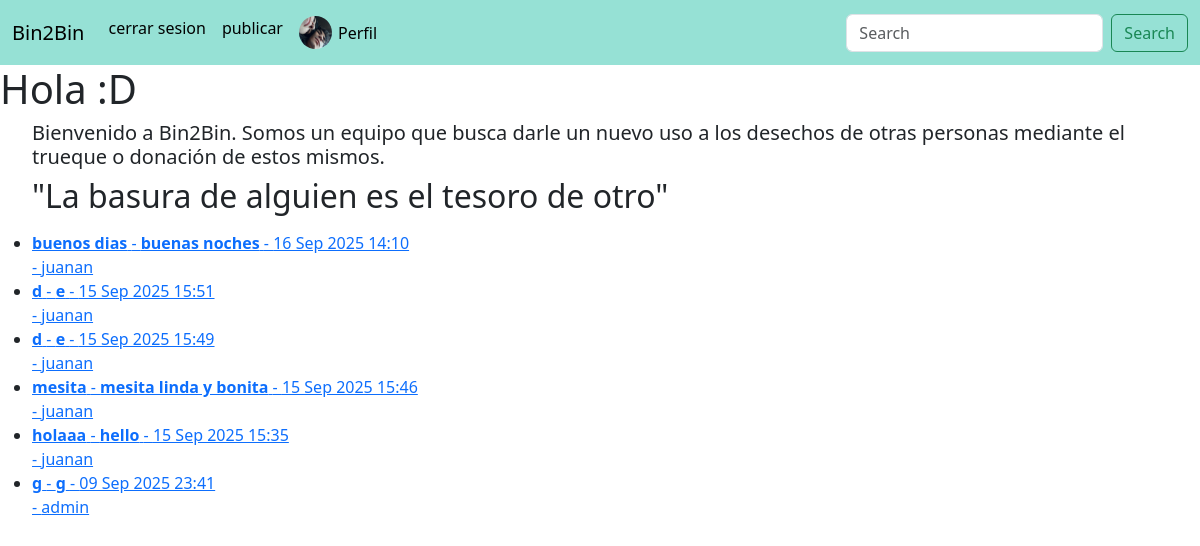
The app's page / (signed in), older data.
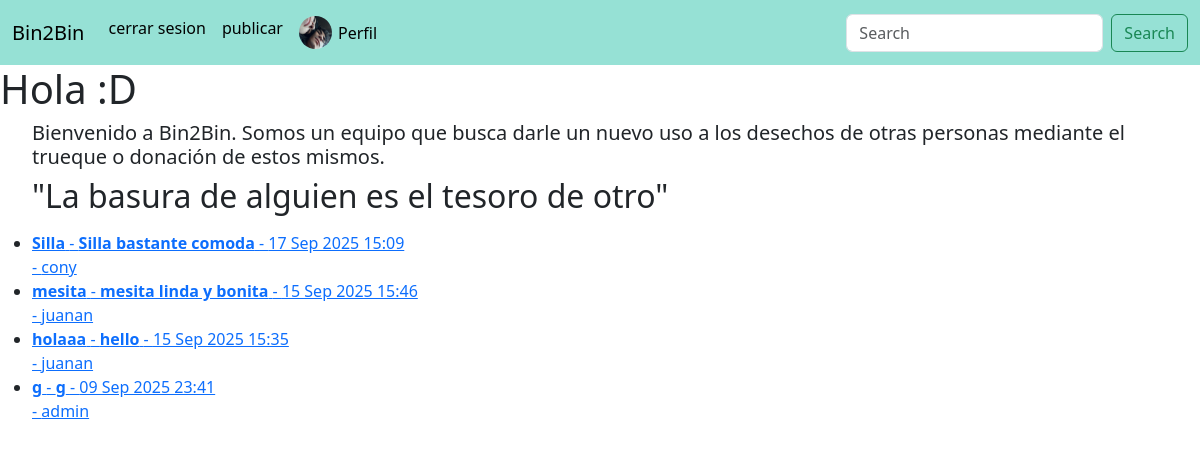
The same page, newer data.
### user/models.py (models this page shows, shortened)
class user_img(models.Model):
    usuario = models.ForeignKey(User, on_delete=models.CASCADE)
    imagen = models.ImageField(upload_to='imagenes/')
    creado = models.DateTimeField(auto_now_add=True)

### publi/models.py (models this page shows, shortened)
class publi(models.Model):
    titulo = models.CharField(max_length=100)
    descripcion = models.TextField(blank=True)
    creacion = models.DateTimeField(auto_now_add=True)
    usuario = models.ForeignKey(User, on_delete=models.CASCADE)

### user/views.py (the view)
# urls.py: path('', views.hola, name = 'hola'),
def hola(request):
    if request.method == 'POST':
        logout(request)
        return redirect('hola')
    else:
        try:
            img_obj = get_object_or_404(user_img, usuario=request.user.id)
            publicaciones = publi.objects.all().order_by("-creacion")
            return render(request, 'hola.html', {'imagen':img_obj, 'publicaciones':publicaciones})
        except:
            publicaciones = publi.objects.all().order_by("-creacion")
            return render(request, 'hola.html', {'publicaciones': publicaciones})

### user/templates/hola.html (shortened to what this page needs)
<!DOCTYPE html>
{% load static %}
<html lang="es">
<head>
    <link rel="stylesheet" href="https://cdn.jsdelivr.net/npm/bootstrap@5.3.8/dist/css/bootstrap.min.css">
</head>
<body>
    <nav class="navbar navbar-expand-lg" style="background-color: #1abea374;" data-bs-theme="light">
        <div class="container-fluid">
            <a class="navbar-brand" href="/">Bin2Bin</a>
            <div class="collapse navbar-collapse" id="navbarSupportedContent">
                <ul class="navbar-nav me-auto mb-2 mb-lg-0">
                    {% if user.is_authenticated %}
                        {% if request.path != "/publicar/" %}
                            {% if request.path != "/perfil/" %}
                                <li class="nav-item">
                                    <a href="/logout" class="nav-link active">cerrar sesion</a>
                                </li>
                                <li class="nav-item">
                                    <a href="/publicar" class="nav-link active">publicar</a>
                                </li>
                                <li class="nav-item">
                                    <a href="/perfil" class="nav-link active d-flex align-items-center">
                                        <img src="{{imagen.imagen.url}}"
                                            alt="Foto de perfil"
                                            width="33"
                                            height="33"
                                            style="border-radius: 50%; margin-right: 6px;">
                                        Perfil
                                    </a>
                                </li>
                            {% endif %}
                        {% endif %}
                    {% endif %}
                </ul>
                <form class="d-flex" role="search">
                    <input class="form-control me-2" type="search" placeholder="Search" aria-label="Search"/>
                    <button class="btn btn-outline-success" type="submit">Search</button>
                </form>
            </div>
        </div>
    </nav>
    {% block content %}
        {% load static %}
        <h1>Hola :D</h1>
        <ul>
            <h5>Bienvenido a Bin2Bin. Somos un equipo que busca darle un nuevo uso a los desechos de otras personas mediante el trueque o donación de estos mismos.</h5>
            <h2>"La basura de alguien es el tesoro de otro"</h2>
        </ul>
        <ul>
            {% for pub in publicaciones %}
                <li>
                    <a href="{% url 'post' pub.id %}">
                        <strong>{{ pub.titulo }}</strong> - <strong>{{ pub.descripcion}}</strong> - {{ pub.creacion|date:"d M Y H:i" }} <br> - {{ pub.usuario }}
                    </a>
                </li>
            {% empty %}
                <li>No has publicado nada todavía.</li>
            {% endfor %}
        </ul>
    {% endblock %}
</body>
</html>

Row changes from the older to the newer data that the page shows:
removed publi: titulo "buenos dias", descripcion "buenas noches", creacion "16 Sep 2025 14:10", usuario "juanan"
removed publi: titulo "d", descripcion "e", creacion "15 Sep 2025 15:51", usuario "juanan"
removed publi: titulo "d", descripcion "e", creacion "15 Sep 2025 15:49", usuario "juanan"
added publi: titulo "Silla", descripcion "Silla bastante comoda", creacion "17 Sep 2025 15:09", usuario "cony"
